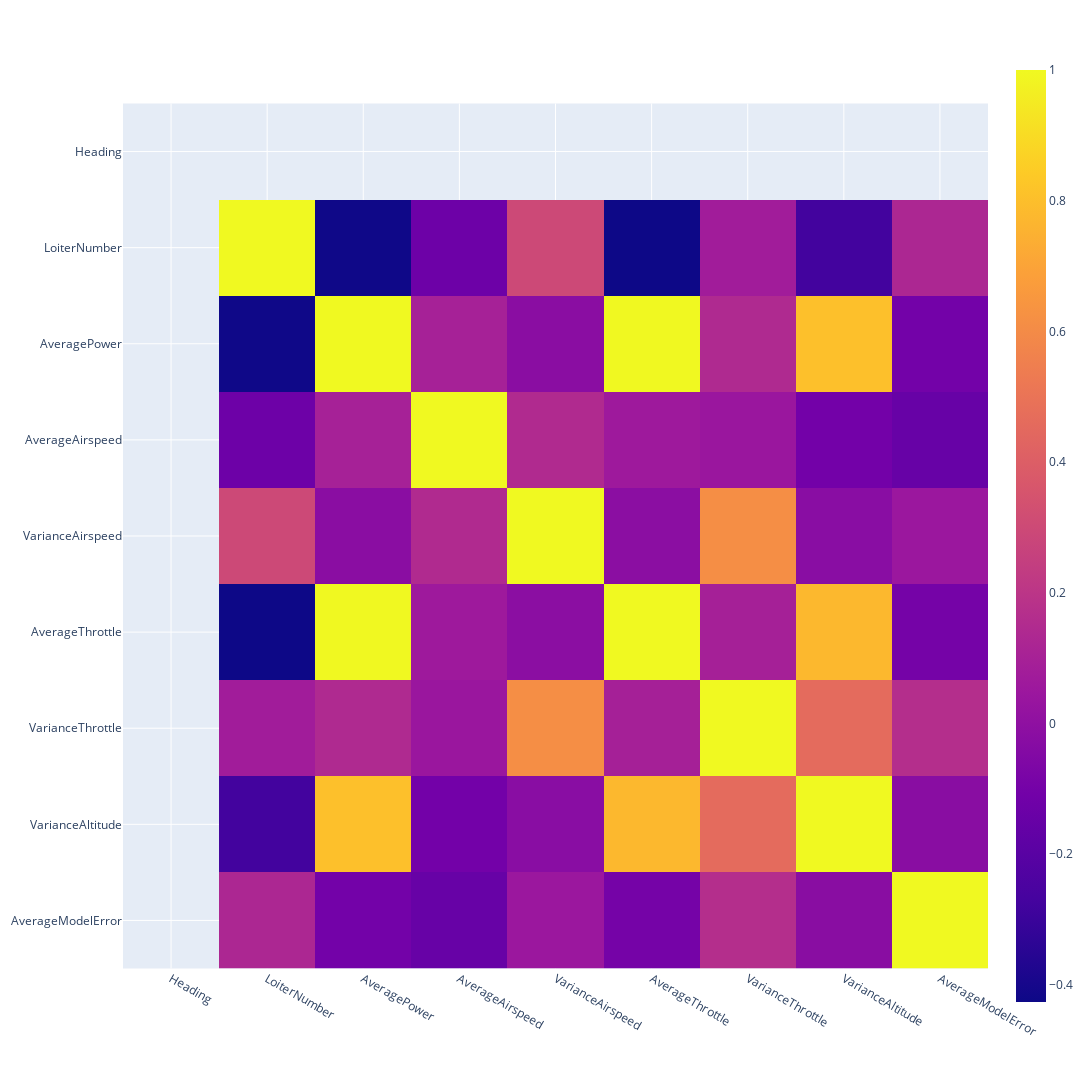

Notebook code for this chart:
### Code cell
# Getting Correlation Matrix for Worst Loiters
corrM = results.corr()
fig = px.imshow(corrM)
fig.update_layout(width=1200, height=1200)
fig.show()

### Figure 1 — Plotly figure (JSON) as saved in the notebook; plotly's stock layout.template omitted (floating-point values rounded to 4 significant figures)
{"data": [{"coloraxis": "coloraxis", "hovertemplate": "x: %{x}<br>y: %{y}<br>color: %{z}<extra></extra>", "name": "0", "type": "heatmap", "x": ["Heading", "LoiterNumber", "AveragePower", "AverageAirspeed", "VarianceAirspeed", "AverageThrottle", "VarianceThrottle", "VarianceAltitude", "AverageModelError"], "xaxis": "x", "y": ["Heading", "LoiterNumber", "AveragePower", "AverageAirspeed", "VarianceAirspeed", "AverageThrottle", "VarianceThrottle", "VarianceAltitude", "AverageModelError"], "yaxis": "y", "z": [[null, null, null, null, null, null, null, null, null], [null, 1, -0.4199, -0.1286, 0.2955, -0.4261, 0.07338, -0.2769, 0.1275], [null, -0.4199, 1, 0.09858, -0.0199, 0.9951, 0.1421, 0.8049, -0.104], [null, -0.1286, 0.09858, 1, 0.1453, 0.06032, 0.04259, -0.1069, -0.1497], [null, 0.2955, -0.0199, 0.1453, 1, -0.01445, 0.6129, -0.02425, 0.04646], [null, -0.4261, 0.9951, 0.06032, -0.01445, 1, 0.09407, 0.7768, -0.09707], [null, 0.07338, 0.1421, 0.04259, 0.6129, 0.09407, 1, 0.4601, 0.1655], [null, -0.2769, 0.8049, -0.1069, -0.02425, 0.7768, 0.4601, 1, -0.02153], [null, 0.1275, -0.104, -0.1497, 0.04646, -0.09707, 0.1655, -0.02153, 1]]}], "layout": {"coloraxis": {"colorscale": [[0, "#0d0887"], [0.1111, "#46039f"], [0.2222, "#7201a8"], [0.3333, "#9c179e"], [0.4444, "#bd3786"], [0.5556, "#d8576b"], [0.6667, "#ed7953"], [0.7778, "#fb9f3a"], [0.8889, "#fdca26"], [1, "#f0f921"]]}, "height": 1200, "margin": {"t": 60}, "width": 1200, "xaxis": {"anchor": "y", "constrain": "domain", "domain": [0, 1], "scaleanchor": "y"}, "yaxis": {"anchor": "x", "autorange": "reversed", "constrain": "domain", "domain": [0, 1]}}}
